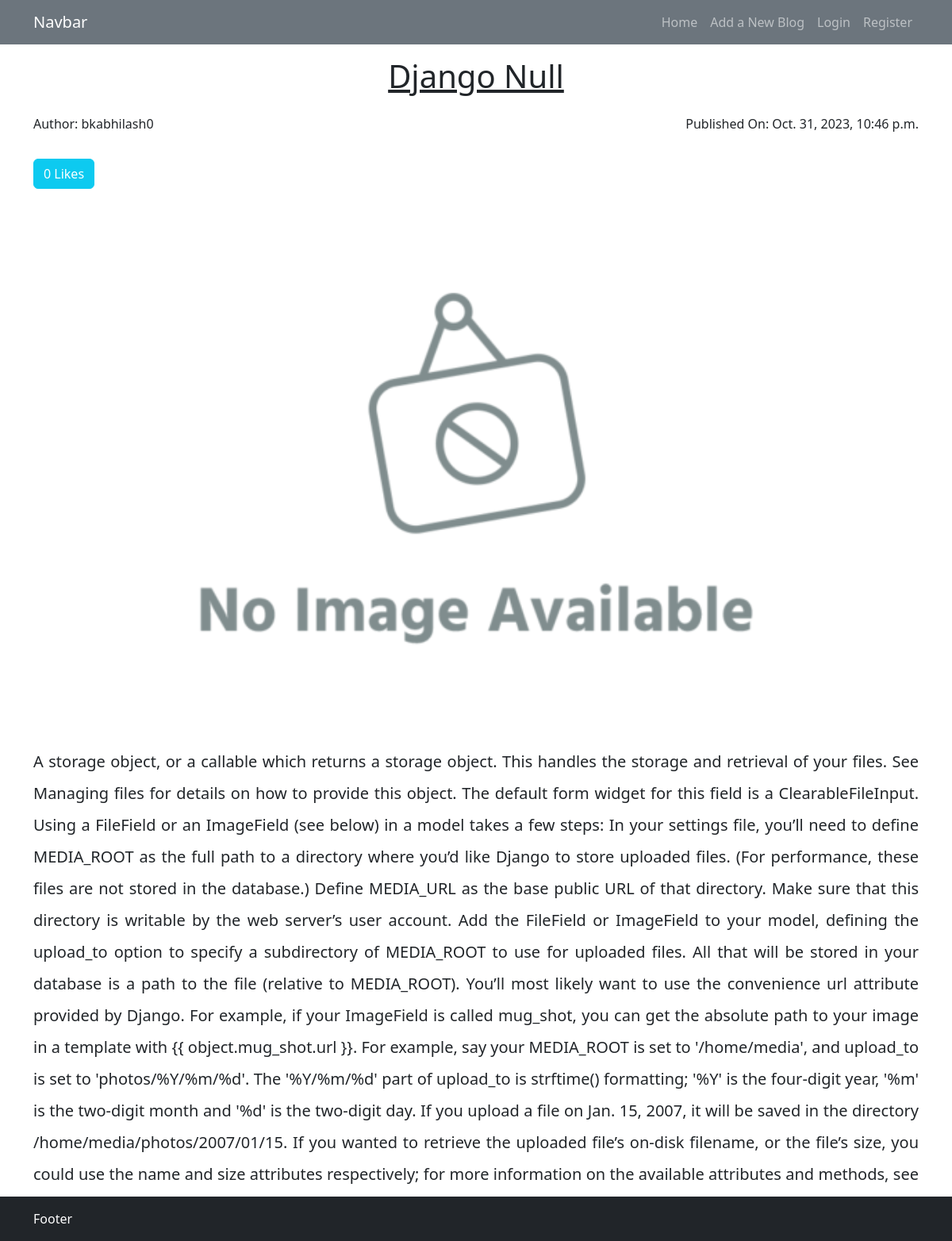
The app's page /blog/5 with its own data.
### blog/models.py (models this page shows, shortened)
class Blog(models.Model):
    title = models.CharField(max_length=15)
    content = models.TextField(help_text="Enter the Blog Content")
    image = models.ImageField(upload_to="images/blog", null=True,blank=True,default=None)
    status = models.CharField(max_length=2, choices=BLOG_STATUS)
    user = models.ForeignKey(User, on_delete=models.CASCADE)
    created_at = models.DateTimeField(auto_now_add=True)
    updated_at = models.DateTimeField(auto_now=True)
    likes = models.ManyToManyField(User,related_name="blog_likes")
    class Meta:
        ordering = ['-updated_at', '-created_at']
    def num_of_likes(self):
        return self.likes.count()

### blog/views.py (the view)
# urls.py: path("<int:pk>", views.viewBlog, name="blog.show"),
def viewBlog(request: HttpRequest, pk):
    blog = get_object_or_404(Blog, pk=pk, status="A")
    return render(request, "blog/blog.show.html", {"blog": blog})

### blog/templates/blog/blog.show.html (shortened to what this page needs)
{% extends 'blog/base.html' %}
{% load static %}
{% block mainContent %}
    <section class="container py-3 vstack gap-3">
        <h1 class="text-center text-decoration-underline">{{ blog.title }}</h1>
        <div class="row d-flex justify-content-between">
            <p class="col-auto">Author: {{ blog.user.username }}</p>
            <p class="col-auto">Published On: {{ blog.created_at }}</p>
        </div>
        <a type="button" class="btn btn-info align-self-start text-white"
           href="{% url 'blog:blog.like' blog.id %}">{{ blog.num_of_likes }} Like{{ blog.num_of_likes|pluralize }}</a>
        {% if blog.image %}
            <img src="{{ blog.image.url }}" alt="{{ blog.title }}" class="img-fluid">
        {% else %}
            <img src="{% static 'images/default_image.png' %}" alt="{{ blog.title }}" class="img-fluid">
        {% endif %}
        <p class="lh-lg h5" style="text-align: justify">{{ blog.content }}</p>
    </section>
{% endblock mainContent %}

### blog/templates/blog/base.html (shortened to what this page needs)
{% load static %}
<!DOCTYPE html>
<html lang="en">
<head>
    <link rel="stylesheet" href="{% static 'bootstrap5/css/bootstrap.min.css' %}">
</head>
<body>
{% include 'blog/partials/navBar.html' %}
<main>
    {% block mainContent %}{% endblock mainContent %}
</main>
<footer class="fixed-bottom text-bg-dark py-3 ">
    <div class="container">Footer</div>
</footer>
</body>
</html>

### blog/templates/blog/partials/navBar.html (shortened to what this page needs)
<nav class="navbar navbar-expand-lg text-bg-secondary navbar-dark">
    <div class="container d-flex justify-content-between">
        <a class="navbar-brand" href="#">Navbar</a>
        <div class="collapse navbar-collapse justify-content-end" id="navbarNav">
            <ul class="navbar-nav align-items-center">
                <li class="nav-item">
                    <a class="nav-link {% if request.resolver_match.url_name == 'blog.index' %}active{% endif %}"
                       aria-current="page" href="{% url 'blog:blog.index' %}">Home</a>
                </li>
                <li class="nav-item">
                    <a class="nav-link {% if request.resolver_match.url_name == 'blog.create' %}active{% endif %}"
                       aria-current="page" href="{% url "blog:blog.create" %}">Add a New Blog</a>
                </li>
                {% if request.user.is_authenticated %}
                    <li class=" nav-item">
                        <a class="nav-link" aria-current="page" href="#">Abhilash B K</a>
                    </li>
                    <li class="dropdown">
                        <div class="rounded-circle btn btn-primary" style="width: 35px;height: 35px;"
                             type="button" data-bs-toggle="dropdown"
                             aria-expanded="false">
                        </div>
                        <ul class="dropdown-menu">
                            <li><a class="dropdown-item" href="#">Dashboard</a></li>
                            <li><a class="dropdown-item" href="#">Profile</a></li>
                            <li><a class="dropdown-item" href="{% url 'authentication:logout' %}">Logout</a></li>
                        </ul>
                    </li>
                {% else %}
                    <li class=" nav-item">
                        <a class="nav-link" aria-current="page" href="{% url 'authentication:login' %}">Login</a>
                    </li>
                    <li class=" nav-item">
                        <a class="nav-link" aria-current="page" href="{% url 'authentication:register' %}">Register</a>
                    </li>
                {% endif %}
            </ul>
        </div>
    </div>
</nav>

### records on screen
Blog: title "Django Null", user.username "bkabhilash0", created_at "Oct. 31, 2023, 10:46 p.m.", num_of_likes "0", content "A storage object, or a callable which returns a storage object. This handles the storage and retrieval of your files. See Managing files for details on how to provide this object. The default form widget for this field is a ClearableFileInput. Using a FileField or an ImageField (see below) in a model takes a few steps: In your settings file, you’ll need to define MEDIA_ROOT as the full path to a directory where you’d like Django to store uploaded files. (For performance, these files are not stored in the database.) Define MEDIA_URL as the base public URL of that directory. Make sure that this directory is writable by the web server’s user account. Add the FileField or ImageField to your…"
